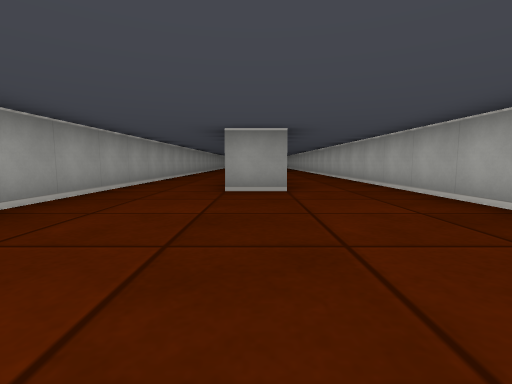
View 1 (above)

16 first-person views from a walk through a cub3D maze. The camera is about half as high as the walls, tilts 6° down and sees 85° across. The floor is counted in squares. Each view is taken from the middle of a square. On the plan, view 1 faces up. The plan holds only what a view shows up to about 9 squares ahead; the rest is blank.

View 2
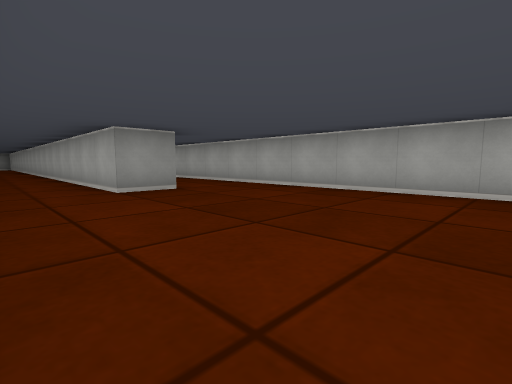

View 3
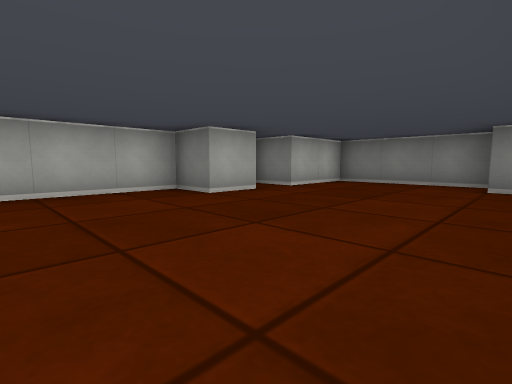

View 4
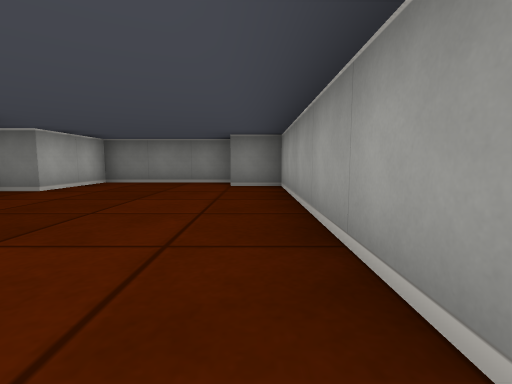

View 5
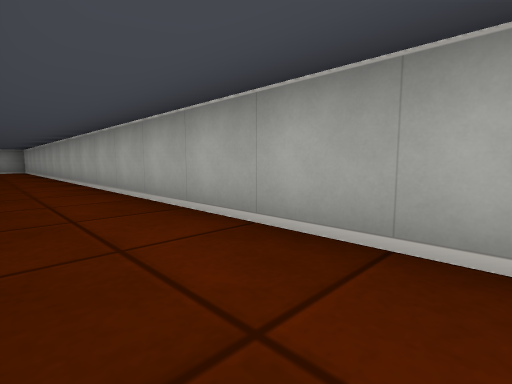

View 6
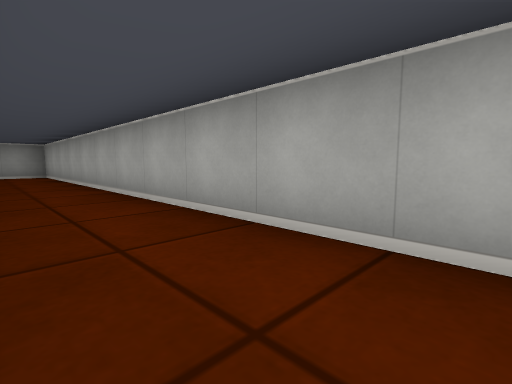

View 7
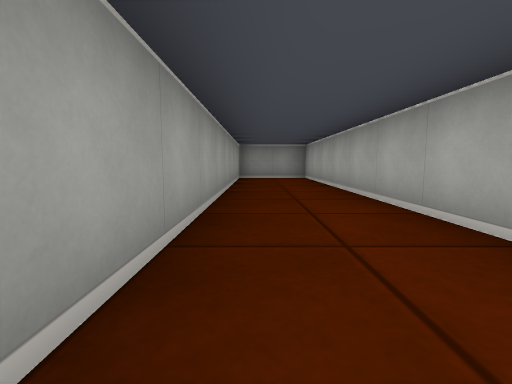

View 8
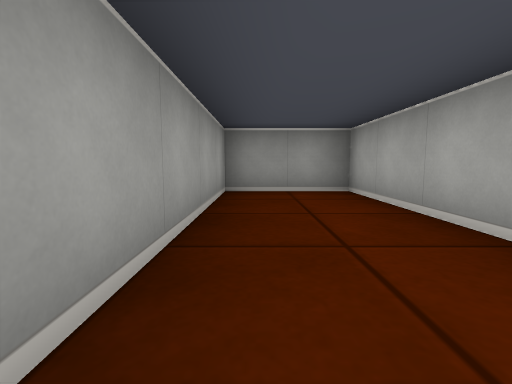

View 9
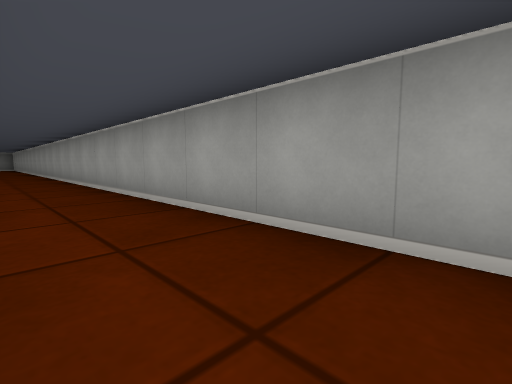

View 10
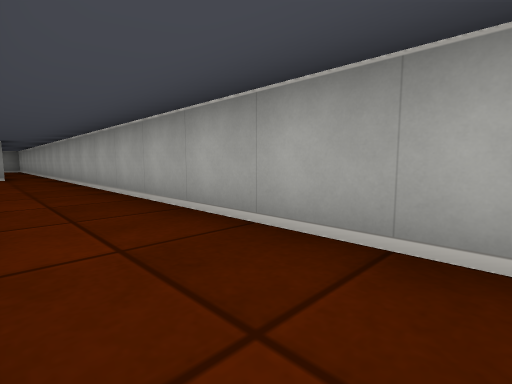

View 11
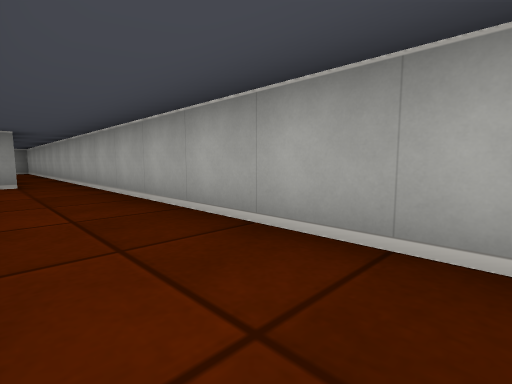

View 12
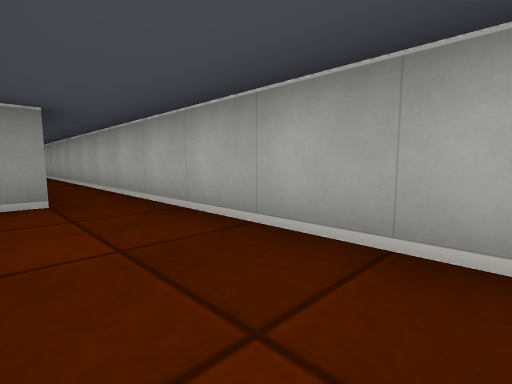

View 13
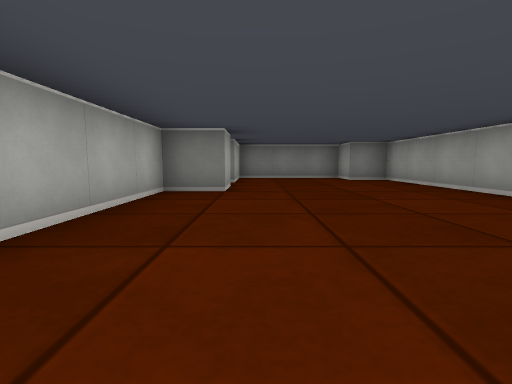

View 14
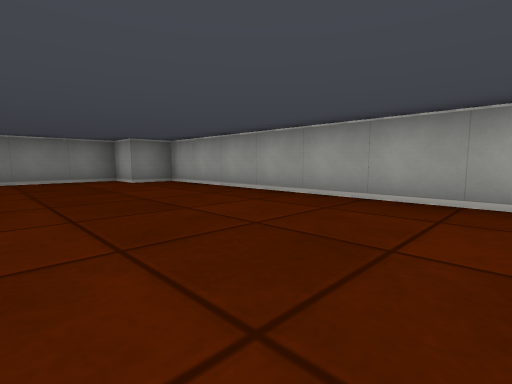

View 15
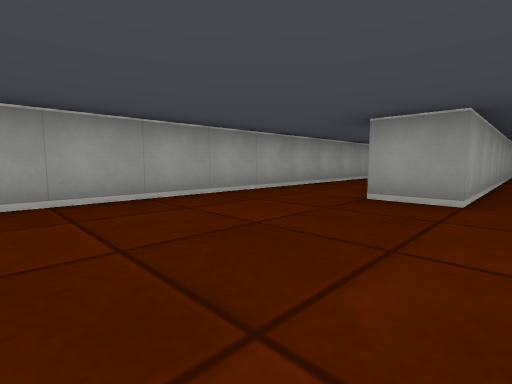

View 16
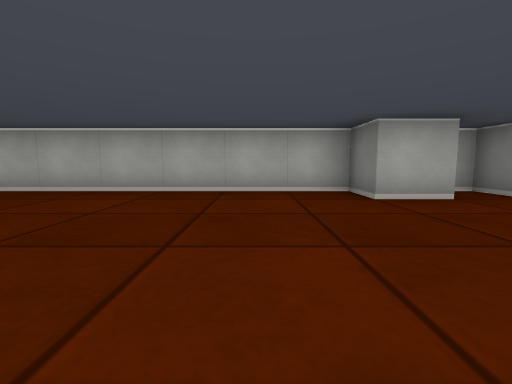

### Floor plan
Points are (right, up) in squares from view 1. A wall is a line through its corners. A room is listed if a view was taken in it or the views show most of it. See-through windows are left out.
Room 1 (views 1, 2, 3, 4, 5, 6, 7, 8, 9, 10, 11, 12, 13, 14, 15, 16)
walls: (0.5, 11.9) (0.5, 4.5) (-0.5, 4.5) (-0.5, 22.5) (-2.5, 22.5) (-2.5, -3.5) (-1.5, -3.5) (-1.5, -4.5) (1.5, -4.5) (1.5, -2.5) (2.5, -2.5) (2.5, -2.1); (1.6, 14.5) (1.1, 14.5); (1.5, -1.6) (1.5, -0.5) (2.5, -0.5) (2.5, 21.5)

Positions as (right, up) in squares from view 1, and headings:
1: (0, 0), facing up
2: (-2, 0), facing up-right
3: (-2, 2), facing down-right
4: (-2, 2), facing down
5: (-2, 7), facing up-right
6: (-2, 12), facing up-right
7: (-2, 14), facing up
8: (-2, 18), facing up
9: (-1, 17), facing down-left
10: (1, 5), facing up-right
11: (1, 8), facing up-right
12: (1, 11), facing up-right
13: (1, 4), facing down
14: (1, 3), facing down-left
15: (1, 1), facing up-left
16: (-2, 1), facing right
